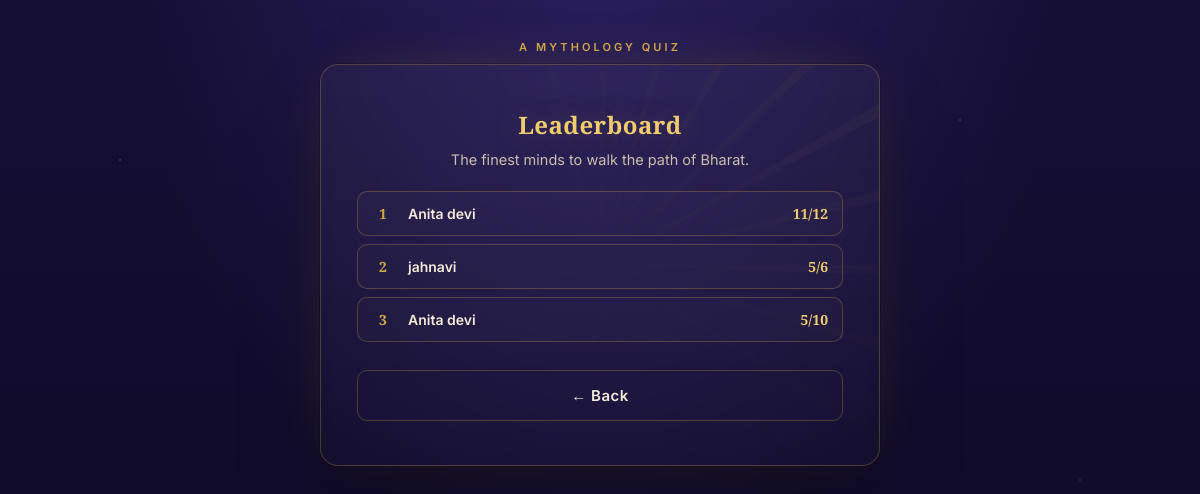
The page /leaderboard on the database as committed earlier.
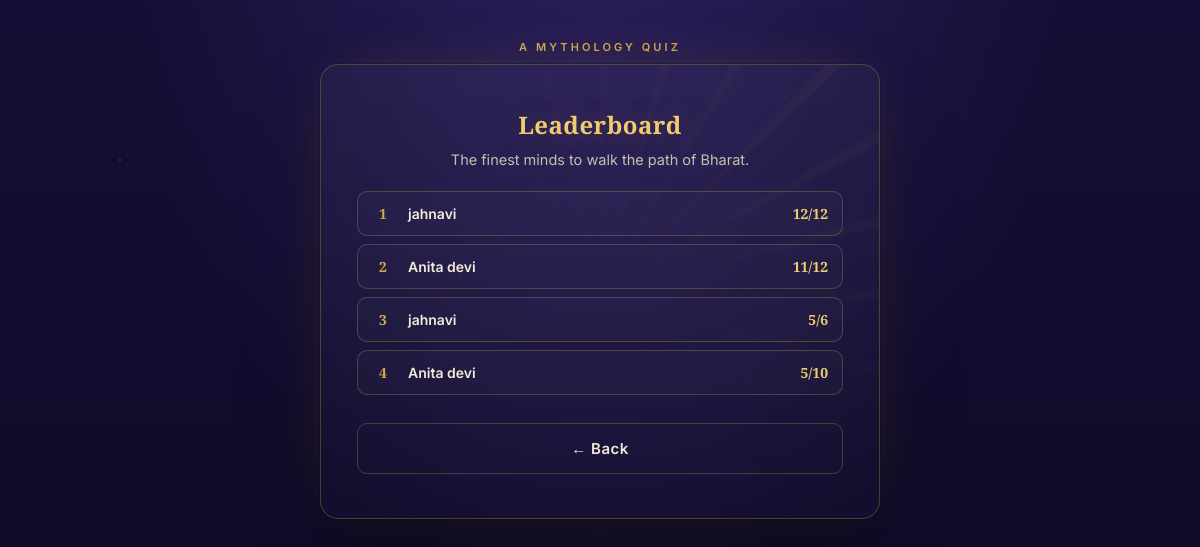
The same page on the database as committed later.
### tables this page shows
CREATE TABLE attempts (
            id INTEGER PRIMARY KEY AUTOINCREMENT,
            user_id INTEGER,
            username TEXT NOT NULL,
            score INTEGER NOT NULL,
            total INTEGER NOT NULL,
            created_at TEXT DEFAULT CURRENT_TIMESTAMP,
            FOREIGN KEY (user_id) REFERENCES users (id)
        );

### app.py (the view)
@app.route("/leaderboard")
def leaderboard():
    conn = get_db()
    rows = conn.execute(
        "SELECT username, score, total, created_at FROM attempts "
        "ORDER BY score DESC, created_at ASC LIMIT 10"
    ).fetchall()
    conn.close()
    return render_template("leaderboard.html", rows=rows)

### database.py (called while the page is built)
def get_db():
    conn = sqlite3.connect(DATABASE)
    conn.row_factory = sqlite3.Row
    conn.execute("PRAGMA foreign_keys = ON")
    return conn

### templates/leaderboard.html (shortened to what this page needs)
{% extends "base.html" %}
{% block content %}
<h1 style="font-size:24px;">Leaderboard</h1>
<p class="subtitle" style="margin-bottom:20px;">The finest minds to walk the path of Bharat.</p>
{% if rows %}
  {% for r in rows %}
  <div class="lb-row">
    <div class="lb-rank">{{ loop.index }}</div>
    <div class="lb-name">{{ r['username'] }}</div>
    <div class="lb-score">{{ r['score'] }}/{{ r['total'] }}</div>
  </div>
  {% endfor %}
{% else %}
  <div class="lb-empty">No scores yet — be the first to play.</div>
{% endif %}
<a href="{{ url_for('home') }}"><button class="btn btn-secondary" style="margin-top:20px;">← Back</button></a>
{% endblock %}

### templates/base.html (shortened to what this page needs)
<!DOCTYPE html>
<html lang="en">
<head>
<link rel="stylesheet" href="{{ url_for('static', filename='css/style.css') }}">
</head>
<body>
<div class="page">
  <div class="eyebrow">A Mythology Quiz</div>
  <div class="card">
    {% block content %}{% endblock %}
  </div>
</div>
</body>
</html>

### static/css/style.css (style rules this page uses)
:root { --night: #150F35; --night-deep: #0D0924; --gold: #D4A947; --gold-bright: #F0CC6E; --vermillion: #E1543D; --leaf: #7FA65C; --ivory: #F3EAD8; --ivory-dim: #C8BFAE; --card-line: rgba(212,169,71,0.28); }
* { box-sizing:border-box; margin:0; padding:0; }
html,body { height:100%; }
body { min-height:100vh; font-family:'Inter', sans-serif; color:var(--ivory); background: radial-gradient(1px 1px at 10% 20%, rgba(255,255,255,0.5) 0, transparent 100%), radial-gradient(1px 1px at 80% 15%, rgba(255,255,255,0.4) 0, transparent 100%), radial-gradient(1px 1px at 60% 70%, rgba(255,255,255,0.35) 0, transparent 100%), radial-gradient(1px 1px at 25% 85%, rgba(255,255,255,0.4) 0, transparent 100%), radial-gradient(1px 1px at 90% 60%, rgba(255,255,255,0.3) 0, transparent 100%), radial-gradient(1px 1px at 45% 40%, rgba(255,255,255,0.4) 0, transparent 100%), radial-gradient(1px 1px at 70% 90%, rgba(255,255,255,0.3) 0, transparent 100%), radial-gradient(ellipse at 50% -10%, #2A1F5C 0%, transparent 55%), linear-gradient(180deg, var(--night) 0%, var(--night-deep) 100%); display:flex; align-items:flex-start; justify-content:center; padding:40px 16px; }
.page { width:100%; max-width:560px; }
.eyebrow { font-family:'Inter'; font-size:11px; font-weight:600; letter-spacing:0.28em; text-transform:uppercase; color:var(--gold); text-align:center; margin-bottom:10px; }
.card { background:linear-gradient(180deg, rgba(255,255,255,0.04), rgba(255,255,255,0.015)); border:1px solid var(--card-line); border-radius:18px; padding:44px 36px; backdrop-filter:blur(6px); box-shadow:0 0 0 1px rgba(0,0,0,0.2), 0 30px 70px -20px rgba(0,0,0,0.6), 0 0 60px -25px rgba(212,169,71,0.35); position:relative; overflow:hidden; }
.card::before { content:""; position:absolute; inset:0; background:repeating-conic-gradient(from 0deg, rgba(212,169,71,0.05) 0deg 2deg, transparent 2deg 15deg); -webkit-mask:radial-gradient(circle at 100% 0%, black, transparent 60%); mask:radial-gradient(circle at 100% 0%, black, transparent 60%); pointer-events:none; }
h1 { font-family:'Cinzel Decorative', serif; font-size:30px; text-align:center; color:var(--gold-bright); letter-spacing:0.02em; line-height:1.3; margin-bottom:8px; text-shadow:0 0 30px rgba(240,204,110,0.25); }
.subtitle { text-align:center; color:var(--ivory-dim); font-size:14.5px; line-height:1.6; margin-bottom:32px; font-weight:400; }
.btn { width:100%; padding:15px 20px; margin-top:22px; font-family:'Inter'; font-size:15px; font-weight:600; letter-spacing:0.03em; border-radius:10px; border:none; cursor:pointer; transition:transform 0.15s ease, box-shadow 0.15s ease, filter 0.15s ease; }
.btn-secondary { background:transparent; color:var(--ivory); border:1px solid var(--card-line); }
.lb-row { display:flex; align-items:center; gap:14px; padding:12px 14px; border:1px solid var(--card-line); border-radius:10px; margin-bottom:8px; background:rgba(255,255,255,0.02); }
.lb-rank { font-family:'Cinzel'; font-weight:700; font-size:14px; color:var(--gold); width:22px; text-align:center; flex-shrink:0; }
.lb-name { flex:1; font-size:14px; font-weight:600; }
.lb-score { font-family:'Cinzel'; font-weight:600; color:var(--gold-bright); font-size:14px; }

Rows that differ between the two databases and show on the page:
added attempts: username "jahnavi", score "12", total "12"
